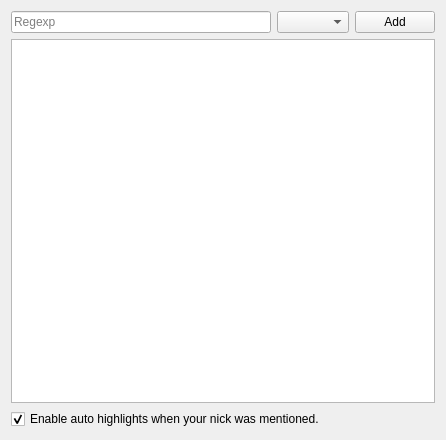
<?xml version="1.0" encoding="UTF-8"?>
<ui version="4.0">
 <class>HighlighterSettingsForm</class>
 <widget class="QWidget" name="HighlighterSettingsForm">
  <property name="geometry">
   <rect>
    <x>0</x>
    <y>0</y>
    <width>446</width>
    <height>440</height>
   </rect>
  </property>
  <property name="windowTitle">
   <string>Form</string>
  </property>
  <layout class="QGridLayout" name="gridLayout">
   <item row="1" column="0">
    <widget class="QLineEdit" name="regexp">
     <property name="placeholderText">
      <string>Regexp</string>
     </property>
    </widget>
   </item>
   <item row="1" column="1">
    <widget class="QComboBox" name="regexptype">
     <property name="currentIndex">
      <number>-1</number>
     </property>
     <property name="maxVisibleItems">
      <number>6</number>
     </property>
     <property name="maxCount">
      <number>6</number>
     </property>
    </widget>
   </item>
   <item row="1" column="2">
    <widget class="QPushButton" name="addRegexp">
     <property name="text">
      <string>Add</string>
     </property>
    </widget>
   </item>
   <item row="2" column="0" colspan="3">
    <widget class="QListWidget" name="regexpsList"/>
   </item>
   <item row="3" column="0" colspan="3">
    <widget class="QCheckBox" name="enableAutoHighlights">
     <property name="styleSheet">
      <string notr="true"/>
     </property>
     <property name="text">
      <string>Enable auto highlights when your nick was mentioned.</string>
     </property>
     <property name="checked">
      <bool>true</bool>
     </property>
    </widget>
   </item>
  </layout>
 </widget>
 <resources/>
 <connections/>
</ui>
